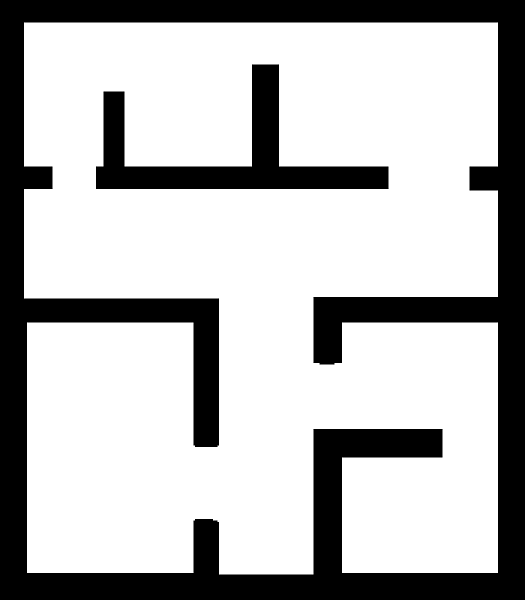
#> input picture Maps/test.png, 525 x 600 px, given in place of map.png, which was not available
$ python nav_demo.py   (older library calls are emulated)
#> lines starting #> are read from the running program, lines starting #| are printed output that depends on the picture; after the words box and inside, x2 and y2 are one past the last pixel; in counts of white or black regions, pixels touching at a corner belong together; pictures that were not available may be replaced by others from this repository, and a replacement may not be noted
### utils.py
import numpy as np
import cv2

# https://rosettacode.org/wiki/Bitmap/Bresenham%27s_line_algorithm#Python
def Bresenham(x0, x1, y0, y1):
    rec = []
    dx = abs(x1 - x0)
    dy = abs(y1 - y0)
    x, y = x0, y0
    sx = -1 if x0 > x1 else 1
    sy = -1 if y0 > y1 else 1
    if dx > dy:
        err = dx / 2.0
        while x != x1:
            rec.append((x, y))
            err -= dy
            if err < 0:
                y += sy
                err += dx
            x += sx
    else:
        err = dy / 2.0
        while y != y1:
            rec.append((x, y))
            err -= dx
            if err < 0:
                x += sx
                err += dy
            y += sy
    return rec

# [19 lines left out: functions EndPoint, searchNearest, not called in this run]


### bicycle_model.py
import cv2
import numpy as np
import sys
sys.path.append("../Simulation/")

def _rot_pos(x,y,phi_):
    phi = np.deg2rad(phi_)
    return np.array((x*np.cos(phi)+y*np.sin(phi), -x*np.sin(phi)+y*np.cos(phi)))

def _draw_rectangle(img,x,y,u,v,phi,color=(0,0,0),size=1):
    pts1 = _rot_pos(-u/2,-v/2,phi) + np.array((x,y))
    pts2 = _rot_pos(u/2,-v/2,phi) + np.array((x,y))
    pts3 = _rot_pos(-u/2,v/2,phi) + np.array((x,y))
    pts4 = _rot_pos(u/2,v/2,phi) + np.array((x,y))
    cv2.line(img, tuple(pts1.astype(np.int).tolist()), tuple(pts2.astype(np.int).tolist()), color, size)
    cv2.line(img, tuple(pts1.astype(np.int).tolist()), tuple(pts3.astype(np.int).tolist()), color, size)
    cv2.line(img, tuple(pts3.astype(np.int).tolist()), tuple(pts4.astype(np.int).tolist()), color, size)
    cv2.line(img, tuple(pts2.astype(np.int).tolist()), tuple(pts4.astype(np.int).tolist()), color, size)
    return img

class KinematicModel:
    def __init__(self,
            v_range = 50,
            a_range = 20,
            delta_range = 45,
            l = 40,     # distance between rear and front wheel
            d = 10,     # Wheel Distance
            # Wheel size
            wu = 10,
            wv = 4,
            # Car size
            car_w = 28,
            car_f = 50,
            car_r = 10,
            dt = 0.1
        ):
        # Rear Wheel as Origin Point
        # Initialize State
        self.init_state((0,0,0))

        # ============ Car Parameter ============
        # Control Constrain
        self.a_range = a_range
        self.delta_range = delta_range
        # Speed Constrain
        self.v_range = v_range
        # Distance from center to wheel
        self.l = l
        # Wheel Distance
        self.d = d
        # Wheel size
        self.wu = wu
        self.wv = wv
        # Car size
        self.car_w = car_w
        self.car_f = car_f
        self.car_r = car_r
        self._compute_car_box()
        # Simulation delta time
        self.dt = dt

    def init_state(self,pos):
        self.x = pos[0]
        self.y = pos[1]
        self.yaw = pos[2]
        self.w = 0
        self.v = 0
        self.a = 0
        self.delta = 0
        self.record = []

    def update(self):
        # Speed Constrain
        if self.v > self.v_range:
            self.v = self.v_range
        elif self.v < -self.v_range:
            self.v = -self.v_range

        self.x += self.v * np.cos(np.deg2rad(self.yaw)) * self.dt
        self.y += self.v * np.sin(np.deg2rad(self.yaw)) * self.dt
        self.w = np.rad2deg(self.v / self.l * np.tan(np.deg2rad(self.delta)))
        self.yaw += self.w  * self.dt
        self.yaw = self.yaw % 360
        self.v = self.v + self.a*self.dt
        self.record.append((self.x, self.y, self.yaw))
        self._compute_car_box()

    # [21 lines left out: functions redo, control, not called in this run]

    def state_str(self):
        return "x={:.4f}, y={:.4f}, v={:.4f}, a={:.4f}, yaw={:.4f}, delta={:.4f}".format(self.x, self.y, self.v, self.a, self.yaw, self.delta)

    def _compute_car_box(self):
        pts1 = _rot_pos(self.car_f,self.car_w/2,-self.yaw) + np.array((self.x,self.y))
        pts2 = _rot_pos(self.car_f,-self.car_w/2,-self.yaw) + np.array((self.x,self.y))
        pts3 = _rot_pos(-self.car_r,self.car_w/2,-self.yaw) + np.array((self.x,self.y))
        pts4 = _rot_pos(-self.car_r,-self.car_w/2,-self.yaw) + np.array((self.x,self.y))
        self.car_box = (pts1.astype(int), pts2.astype(int), pts3.astype(int), pts4.astype(int))

    def render(self, img=np.ones((600,600,3))):
        ########## Draw History ##########
        rec_max = 1000
        start = 0 if len(self.record)<rec_max else len(self.record)-rec_max
        # Draw Trajectory
        for i in range(start,len(self.record)-1):
            color = (0/255,97/255,255/255)
            cv2.line(img,(int(self.record[i][0]),int(self.record[i][1])), (int(self.record[i+1][0]),int(self.record[i+1][1])), color, 1)

        ########## Draw Car ##########
        pts1, pts2, pts3, pts4 = self.car_box
        color = (0,0,0)
        size = 1
        cv2.line(img, tuple(pts1.astype(np.int).tolist()), tuple(pts2.astype(np.int).tolist()), color, size)
        cv2.line(img, tuple(pts1.astype(np.int).tolist()), tuple(pts3.astype(np.int).tolist()), color, size)
        cv2.line(img, tuple(pts3.astype(np.int).tolist()), tuple(pts4.astype(np.int).tolist()), color, size)
        cv2.line(img, tuple(pts2.astype(np.int).tolist()), tuple(pts4.astype(np.int).tolist()), color, size)
        # Car center & direction
        t1 = _rot_pos( 6, 0, -self.yaw) + np.array((self.x,self.y))
        t2 = _rot_pos( 0, 4, -self.yaw) + np.array((self.x,self.y))
        t3 = _rot_pos( 0, -4, -self.yaw) + np.array((self.x,self.y))
        cv2.line(img, (int(self.x),int(self.y)), (int(t1[0]), int(t1[1])), (0,0,1), 2)
        cv2.line(img, (int(t2[0]), int(t2[1])), (int(t3[0]), int(t3[1])), (1,0,0), 2)

        ########## Draw Wheels ##########
        w1 = _rot_pos( self.l, self.d, -self.yaw) + np.array((self.x,self.y))
        w2 = _rot_pos( self.l,-self.d, -self.yaw) + np.array((self.x,self.y))
        w3 = _rot_pos( 0, self.d, -self.yaw) + np.array((self.x,self.y))
        w4 = _rot_pos( 0,-self.d, -self.yaw) + np.array((self.x,self.y))
        # 4 Wheels
        img = _draw_rectangle(img,int(w1[0]),int(w1[1]),self.wu,self.wv,-self.yaw-self.delta)
        img = _draw_rectangle(img,int(w2[0]),int(w2[1]),self.wu,self.wv,-self.yaw-self.delta)
        img = _draw_rectangle(img,int(w3[0]),int(w3[1]),self.wu,self.wv,-self.yaw)
        img = _draw_rectangle(img,int(w4[0]),int(w4[1]),self.wu,self.wv,-self.yaw)
        # Axle
        img = cv2.line(img, tuple(w1.astype(np.int).tolist()), tuple(w2.astype(np.int).tolist()), (0,0,0), 1)
        img = cv2.line(img, tuple(w3.astype(np.int).tolist()), tuple(w4.astype(np.int).tolist()), (0,0,0), 1)
        return img

# ================= test =================
# [22 lines that do not run on import are left out]

### PathTracking/bicycle_stanley.py
import numpy as np

class StanleyControl:
    def __init__(self, kp=0.5):
        self.path = None
        self.kp = kp

    def set_path(self, path):
        self.path = path.copy()

    # [36 lines left out: functions _search_nearest, feedback, not called in this run]

# [46 lines that do not run on import are left out]

### PathPlanning/rrt_star.py
import cv2
import numpy as np
from utils import *

class RRTStar():
    def __init__(self,m):
        self.map = m

    def _distance(self, n1, n2):
        d = np.array(n1) - np.array(n2)
        return np.hypot(d[0], d[1])

    # [116 lines left out: functions _random_node, _nearest_node, _check_collision, _steer, _near_node, planning, not called in this run]

def pos_int(p):
    return (int(p[0]), int(p[1]))

smooth = True
# [33 lines that do not run on import are left out]

### nav_demo.py
import cv2
import numpy as np
from utils import *

##############################
# Preset
##############################
# Algorithm Setting
# 0: PID / 1: Pure_pursuit / 2: Stanley / 3: LQR
control_type = 2
# 0: Astar / 1: RRT Star
plan_type = 1

# Global Information
nav_pos = None
way_points = None
path = None
collision_count = 0
init_pos = (100,200,0)
pos = init_pos
window_name = "Known Map Navigation Demo"

# Read Image
img = cv2.flip(cv2.imread("Maps/map.png"),0)
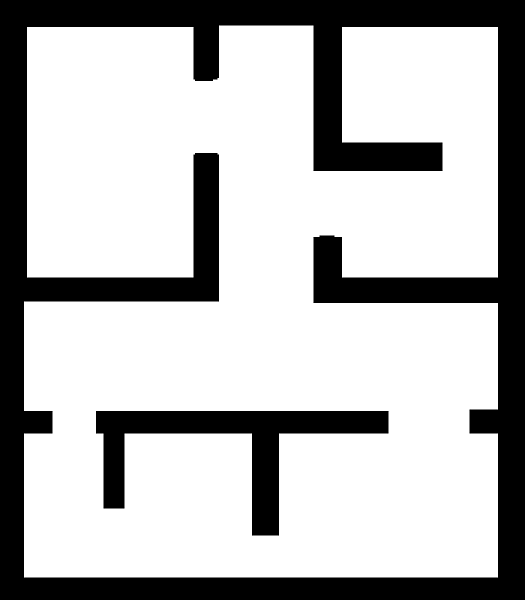
#> img: shape (600, 525, 3); min 0, max 255, mean 183
img[img>128] = 255
#> img: shape (600, 525, 3); 0.01% of pixels changed, all inside (x1, y1, x2, y2) = (24, 25, 498, 578)
img[img<=128] = 0
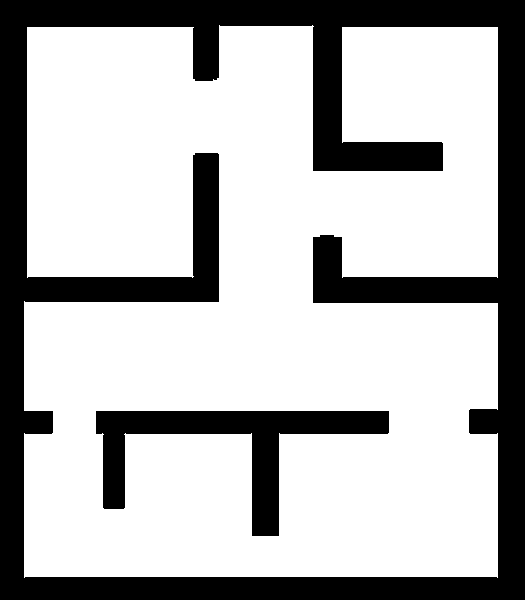
#> img: shape (600, 525, 3); 71.4% white; 2 black regions, box (x1, y1, x2, y2) and area: (0, 0, 525, 600) 78914, (96, 411, 389, 536) 11134
m = np.asarray(img)
m = cv2.cvtColor(m, cv2.COLOR_RGB2GRAY)
m = m.astype(float) / 255.
m_dilate = 1-cv2.dilate(1-m, np.ones((40,40))) # Configuration-Space
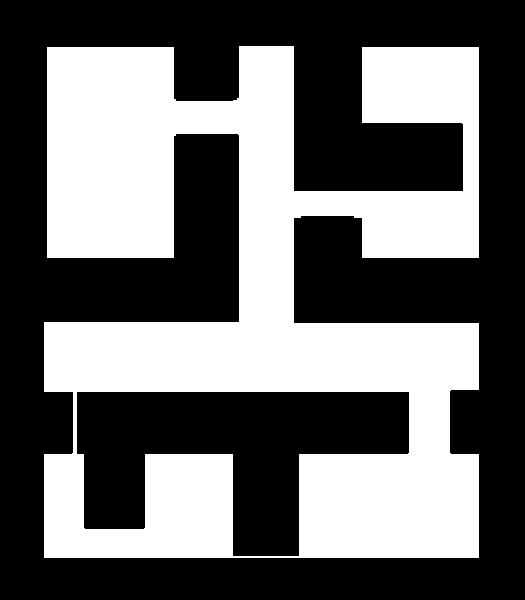
#> m_dilate: shape (600, 525) float64; values 0 (black) and 1 (white), 41.5% white; 1 white region, box (x1, y1, x2, y2) and area: (44, 46, 479, 558) 130627
img = img.astype(float)/255.

# Simulation Model
from bicycle_model import KinematicModel
car = KinematicModel(l=20, d=5, wu=5, wv=2, car_w=14, car_f=25, car_r=5)
car.init_state(init_pos)

# Path Tracking Controller
if control_type == 0:
    from PathTracking.bicycle_pid import PidControl
    controller = PidControl(kp=0.03, ki=0.00005, kd=0.08)
elif control_type == 1:
    from PathTracking.bicycle_pure_pursuit import PurePursuitControl
    controller = PurePursuitControl(kp=0.7,Lfc=10)
elif control_type == 2:
    from PathTracking.bicycle_stanley import StanleyControl
    controller = StanleyControl(kp=0.5)
elif control_type == 3:
    from PathTracking.bicycle_lqr import LQRControl
    controller = LQRControl()

# Path Planning Planner
if plan_type == 0:
    from PathPlanning.astar import AStar
    planner = AStar(m_dilate)
elif plan_type == 1:
    from PathPlanning.rrt_star import RRTStar
    planner = RRTStar(m_dilate)
from PathPlanning.cubic_spline import *

##############################
# Util Function
##############################
# Mouse Click Callback
def mouse_click(event, x, y, flags, param):
    global control_type, plan_type, nav_pos, pos, path, m_dilate, way_points, controller
    if event == cv2.EVENT_LBUTTONUP:
        nav_pos_new = (x, m.shape[0]-y)
        if m_dilate[nav_pos_new[1], nav_pos_new[0]] > 0.5:
            way_points = planner.planning((pos[0],pos[1]), nav_pos_new, 20)
            if len(way_points) > 1:
                nav_pos = nav_pos_new
                path = np.array(cubic_spline_2d(way_points, interval=4))
                controller.set_path(path)

def collision_detect(car, m):
    p1,p2,p3,p4 = car.car_box
    l1 = Bresenham(p1[0], p2[0], p1[1], p2[1])
    l2 = Bresenham(p2[0], p3[0], p2[1], p3[1])
    l3 = Bresenham(p3[0], p4[0], p3[1], p4[1])
    l4 = Bresenham(p4[0], p1[0], p4[1], p1[1])
    check = l1+l2+l3+l4
    collision = False
    for pts in check:
        if m[int(pts[1]),int(pts[0])]<0.5:
            collision = True
            break
    return collision

def pos_int(p):
    return (int(p[0]), int(p[1]))

##############################
# Main Function
##############################
def main():
    global nav_pos, way_points, path, collision_count, init_pos, pos
    cv2.namedWindow(window_name)
    cv2.setMouseCallback(window_name, mouse_click)
    # Main Loop
    while(True):
        # Update State
        car.update()
        pos = (car.x, car.y, car.yaw)
        print("\rState: "+car.state_str(), "| Goal:", nav_pos, end="\t")

        img_ = img.copy()
        if path is not None and collision_count == 0:
            # Longitude P-Control
            end_dist = np.hypot(path[-1,0]-car.x, path[-1,1]-car.y)
            target_v = 35 if end_dist > 40 else 0
            next_a = 1*(target_v - car.v)

            # Lateral Control
            state = {"x":car.x, "y":car.y, "yaw":car.yaw, "delta":car.delta, "v":car.v, "l":car.l, "dt":car.dt}
            next_delta, target = controller.feedback(state)
            car.control(next_a, next_delta)

            # Render Path
            for i in range(len(way_points)):    # Draw Way Points
                cv2.circle(img_, pos_int(way_points[i]), 3, (1.0,0.4,0.4), 1)
            for i in range(len(path)-1):    # Draw Interpolating Curve
                cv2.line(img_, pos_int(path[i]), pos_int(path[i+1]), (1.0,0.4,0.4), 1)
            cv2.circle(img_,(int(target[0]),int(target[1])),3,(1,0.3,0.7),2)    # Draw Target Points

        # Collision Handling
        if collision_count > 0:
            target_v = -25
            next_a = 0.2*(target_v - car.v)
            car.control(next_a, 0)
            collision_count += 1
            if collision_count > 10:
                way_points = planner.planning((pos[0],pos[1]), nav_pos, 20)
                path = np.array(cubic_spline_2d(way_points, interval=4))
                controller.set_path(path)
                collision_count = 0

        # Collision Simulation
        if collision_detect(car, m):
            car.redo()
            car.v = -0.5*car.v
            collision_count = 1

        # Environment Rendering
        if nav_pos is not None:
            cv2.circle(img_,nav_pos,5,(0.5,0.5,1.0),3)
        img_ = car.render(img_)
#> in render, `cv2.line(img, tuple(pts1.astype(np.int).tolist()), tuple(pts3.astype(n..`: img: shape (600, 525, 3) float64; values 0 (black) and 1 (white), 71.4% white; 3 black regions, box (x1, y1, x2, y2) and area: (0, 0, 525, 600) 78914, (96, 411, 389, 536) 11134, (95, 193, 126, 208) 45
#> in render, `cv2.line(img, tuple(pts3.astype(np.int).tolist()), tuple(pts4.astype(n..`: img: shape (600, 525, 3) float64; values 0 (black) and 1 (white), 71.4% white; 3 black regions, box (x1, y1, x2, y2) and area: (0, 0, 525, 600) 78914, (96, 411, 389, 536) 11134, (95, 193, 126, 208) 59
#> in render, `cv2.line(img, tuple(pts2.astype(np.int).tolist()), tuple(pts4.astype(n..`: img: shape (600, 525, 3) float64; values 0 (black) and 1 (white), 71.4% white; 3 black regions, box (x1, y1, x2, y2) and area: (0, 0, 525, 600) 78914, (96, 411, 389, 536) 11134, (95, 193, 126, 208) 88
#> in render, `cv2.line(img, (int(self.x),int(self.y)), (int(t1[0]), int(t1[1])), (0,..`: img: shape (600, 525, 3) float64; mean B, G, R 0.714, 0.714, 0.714
#> in render, `cv2.line(img, (int(t2[0]), int(t2[1])), (int(t3[0]), int(t3[1])), (1,0..`: img: shape (600, 525, 3) float64; mean B, G, R 0.714, 0.714, 0.714
#> in _draw_rectangle, `pts1 = _rot_pos(-u/2,-v/2,phi) + np.array((x,y))`: pts1 = [117.5, 204]
#> in _draw_rectangle, `pts2 = _rot_pos(u/2,-v/2,phi) + np.array((x,y))`: pts2 = [122.5, 204]
#> in _draw_rectangle, `pts3 = _rot_pos(-u/2,v/2,phi) + np.array((x,y))`: pts3 = [117.5, 206]
#> in _draw_rectangle, `pts4 = _rot_pos(u/2,v/2,phi) + np.array((x,y))`: pts4 = [122.5, 206]
#> in _draw_rectangle, `cv2.line(img, tuple(pts1.astype(np.int).tolist()), tuple(pts2.astype(n..`: img: shape (600, 525, 3) float64; mean B, G, R 0.714, 0.714, 0.714
#> in _draw_rectangle, `cv2.line(img, tuple(pts1.astype(np.int).tolist()), tuple(pts3.astype(n..`: img: shape (600, 525, 3) float64; mean B, G, R 0.714, 0.714, 0.714
#> in _draw_rectangle, `cv2.line(img, tuple(pts3.astype(np.int).tolist()), tuple(pts4.astype(n..`: img: shape (600, 525, 3) float64; mean B, G, R 0.714, 0.714, 0.714
#> in _draw_rectangle, `cv2.line(img, tuple(pts2.astype(np.int).tolist()), tuple(pts4.astype(n..`: img: shape (600, 525, 3) float64; mean B, G, R 0.714, 0.714, 0.714
#> in _draw_rectangle (call 2), `cv2.line(img, tuple(pts1.astype(np.int).tolist()), tuple(pts2.astype(n..`: img: shape (600, 525, 3) float64; mean B, G, R 0.714, 0.714, 0.714
#> in _draw_rectangle (call 2), `cv2.line(img, tuple(pts1.astype(np.int).tolist()), tuple(pts3.astype(n..`: img: shape (600, 525, 3) float64; mean B, G, R 0.714, 0.714, 0.714
#> in _draw_rectangle (call 2), `cv2.line(img, tuple(pts3.astype(np.int).tolist()), tuple(pts4.astype(n..`: img: shape (600, 525, 3) float64; mean B, G, R 0.714, 0.714, 0.714
#> in _draw_rectangle (call 2), `cv2.line(img, tuple(pts2.astype(np.int).tolist()), tuple(pts4.astype(n..`: img: shape (600, 525, 3) float64; mean B, G, R 0.714, 0.714, 0.714
#> in _draw_rectangle (call 3), `cv2.line(img, tuple(pts1.astype(np.int).tolist()), tuple(pts2.astype(n..`: img: shape (600, 525, 3) float64; mean B, G, R 0.714, 0.714, 0.714
#> in _draw_rectangle (call 3), `cv2.line(img, tuple(pts1.astype(np.int).tolist()), tuple(pts3.astype(n..`: img: shape (600, 525, 3) float64; mean B, G, R 0.714, 0.714, 0.714
#> in _draw_rectangle (call 3), `cv2.line(img, tuple(pts3.astype(np.int).tolist()), tuple(pts4.astype(n..`: img: shape (600, 525, 3) float64; mean B, G, R 0.714, 0.714, 0.714
#> in _draw_rectangle (call 3), `cv2.line(img, tuple(pts2.astype(np.int).tolist()), tuple(pts4.astype(n..`: img: shape (600, 525, 3) float64; mean B, G, R 0.714, 0.714, 0.714
#> in _draw_rectangle (call 4), `cv2.line(img, tuple(pts1.astype(np.int).tolist()), tuple(pts2.astype(n..`: img: shape (600, 525, 3) float64; mean B, G, R 0.714, 0.714, 0.714
#> in _draw_rectangle (call 4), `cv2.line(img, tuple(pts1.astype(np.int).tolist()), tuple(pts3.astype(n..`: img: shape (600, 525, 3) float64; mean B, G, R 0.714, 0.714, 0.714
#> in _draw_rectangle (call 4), `cv2.line(img, tuple(pts3.astype(np.int).tolist()), tuple(pts4.astype(n..`: img: shape (600, 525, 3) float64; mean B, G, R 0.714, 0.714, 0.714
#> in _draw_rectangle (call 4), `cv2.line(img, tuple(pts2.astype(np.int).tolist()), tuple(pts4.astype(n..`: img: shape (600, 525, 3) float64; mean B, G, R 0.714, 0.714, 0.714
#> in render, `img = cv2.line(img, tuple(w1.astype(np.int).tolist()), tuple(w2.astype..`: img: shape (600, 525, 3) float64; mean B, G, R 0.714, 0.714, 0.714
#> in render, `img = cv2.line(img, tuple(w3.astype(np.int).tolist()), tuple(w4.astype..`: img: shape (600, 525, 3) float64; mean B, G, R 0.714, 0.714, 0.714
        img_ = cv2.flip(img_, 0)
        cv2.imshow(window_name ,img_)

        # Keyboard
        k = cv2.waitKey(1)
#> (key Esc is pressed here)
        if k == ord("r"):
            car.init_state(init_pos)
            nav_pos = None
            path = None
            collision_count = 0
            print("Reset!!")
        if k == 27:
            print()
            break

if __name__ == "__main__":
    main()
